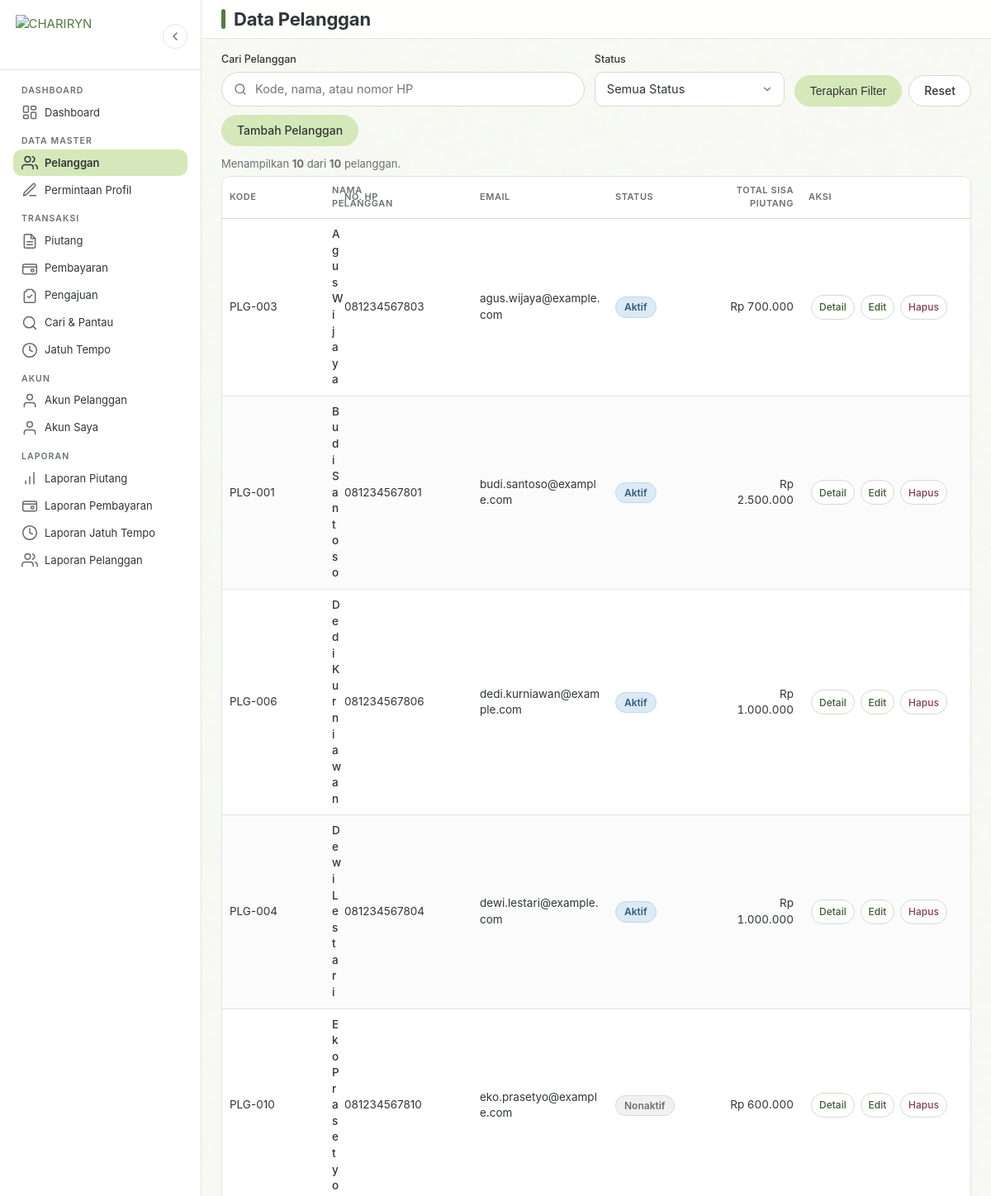
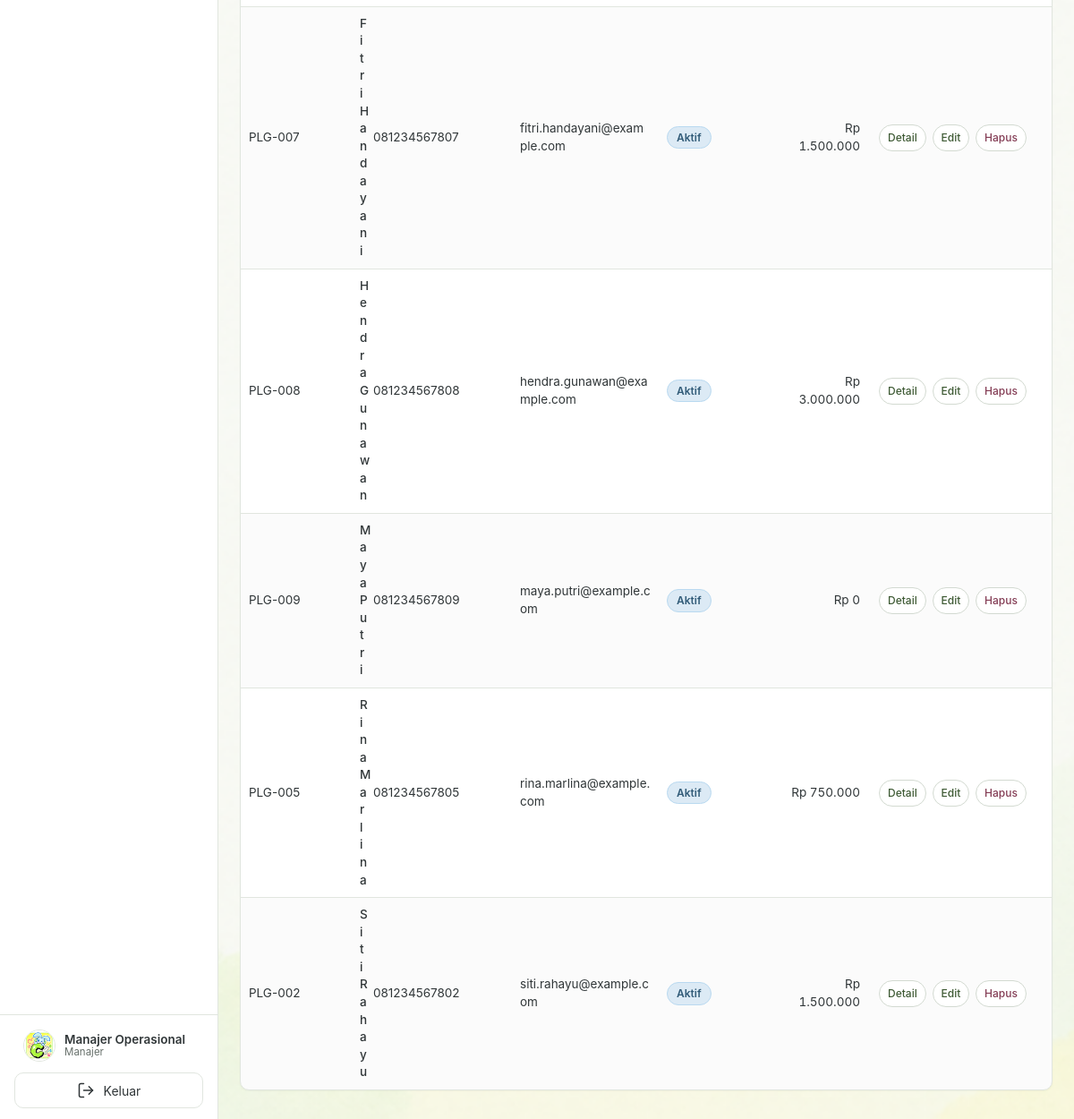
Page /pelanggan/index.php (signed in) on the committed database (2 pictures, top to bottom).
### tables this page shows
CREATE TABLE IF NOT EXISTS users (
    id_user INT UNSIGNED NOT NULL AUTO_INCREMENT,
    id_pelanggan INT UNSIGNED NULL,
    username VARCHAR(50) NOT NULL,
    password VARCHAR(255) NOT NULL,
    nama VARCHAR(100) NOT NULL,
    role ENUM('pemilik', 'manajer', 'pelanggan') NOT NULL DEFAULT 'manajer',
    status ENUM('belum aktif', 'aktif', 'nonaktif') NOT NULL DEFAULT 'belum aktif',
    token_aktivasi VARCHAR(64) NULL,
    token_aktivasi_berakhir DATETIME NULL,
    created_at DATETIME NOT NULL DEFAULT CURRENT_TIMESTAMP,
    updated_at DATETIME NOT NULL DEFAULT CURRENT_TIMESTAMP ON UPDATE CURRENT_TIMESTAMP,
    PRIMARY KEY (id_user),
    UNIQUE KEY uq_users_username (username),
    UNIQUE KEY uq_users_pelanggan (id_pelanggan),
    KEY idx_users_role_status (role, status),
    CONSTRAINT fk_users_pelanggan
        FOREIGN KEY (id_pelanggan) REFERENCES pelanggan (id_pelanggan)
        ON DELETE CASCADE ON UPDATE CASCADE
);

CREATE TABLE IF NOT EXISTS pelanggan (
    id_pelanggan INT UNSIGNED NOT NULL AUTO_INCREMENT,
    kode_pelanggan VARCHAR(20) NOT NULL,
    nama_pelanggan VARCHAR(100) NOT NULL,
    alamat TEXT NULL,
    no_hp VARCHAR(20) NULL,
    email VARCHAR(100) NULL,
    status ENUM('aktif', 'nonaktif') NOT NULL DEFAULT 'aktif',
    created_at DATETIME NOT NULL DEFAULT CURRENT_TIMESTAMP,
    updated_at DATETIME NOT NULL DEFAULT CURRENT_TIMESTAMP ON UPDATE CURRENT_TIMESTAMP,
    PRIMARY KEY (id_pelanggan),
    UNIQUE KEY uq_pelanggan_kode (kode_pelanggan),
    KEY idx_pelanggan_nama (nama_pelanggan),
    KEY idx_pelanggan_status (status)
);

### pelanggan/index.php (the view, shortened to what the rows shown need)
<?php
requireManajer();
require_once BASE_PATH . '/includes/kepala.php';
$pdo = koneksiDatabase();
$cari = bersihkan($_GET['cari'] ?? '');
$status = bersihkan($_GET['status'] ?? '');
$halaman = max(1, (int) bersihkan($_GET['halaman'] ?? 1));
$perHalaman = 10;
$hasil = PelangganService::ambilSemua($pdo, $cari, $status, $halaman, $perHalaman);
$daftar = $hasil['data'];
?>
<div class="table-wrapper">
    <table class="tabel">
        <thead>
            <tr>
                <th class="col-kode">Kode</th>
                <th class="col-nama">Nama Pelanggan</th>
                <th class="col-kontak">No. HP</th>
                <th class="col-kontak">Email</th>
                <th class="col-status">Status</th>
                <th class="angka col-angka">Total Sisa Piutang</th>
                <th class="tabel-aksi col-aksi">Aksi</th>
            </tr>
        </thead>
        <tbody>
            <?php if ($daftar === []): ?>
                <tr>
                    <td colspan="7">
                        <div class="keadaan-kosong">
                            <img class="doodle-empty" src="<?= BASE_URL ?>assets/img/doodles/decor/doodle-bunny-blue.png" alt="" aria-hidden="true" width="64" height="64">
                            <h3>Belum Ada Data</h3>
                            <p><?= $cari !== '' || $status !== '' ? 'Tidak ada pelanggan yang sesuai dengan filter.' : 'Belum ada pelanggan yang terdaftar.' ?></p>
                            <a class="btn btn-primer" href="<?= BASE_URL ?>pelanggan/tambah.php" data-modal data-judul="Tambah Pelanggan">Tambah Pelanggan</a>
                        </div>
                    </td>
                </tr>
            <?php else: ?>
                <?php foreach ($daftar as $baris): ?>
                    <tr>
                        <td><?= e($baris['kode_pelanggan']) ?></td>
                        <td class="tabel-nama"><?= e($baris['nama_pelanggan']) ?></td>
                        <td><?= e($baris['no_hp'] ?? '-') ?></td>
                        <td><?= e($baris['email'] ?? '-') ?></td>
                        <td>
                            <?php if ($baris['status'] === 'aktif'): ?>
                                <span class="badge badge-sebagian">Aktif</span>
                            <?php else: ?>
                                <span class="badge badge-netral">Nonaktif</span>
                            <?php endif; ?>
                        </td>
                        <td class="angka"><?= e(formatRupiah($baris['total_sisa'])) ?></td>
                        <td class="tabel-aksi">
                            <a href="<?= BASE_URL ?>pelanggan/detail.php?id=<?= (int) $baris['id_pelanggan'] ?>" data-modal data-judul="Detail <?= e($baris['nama_pelanggan']) ?>">Detail</a>
                            <a href="<?= BASE_URL ?>pelanggan/edit.php?id=<?= (int) $baris['id_pelanggan'] ?>" data-modal data-judul="Edit <?= e($baris['nama_pelanggan']) ?>">Edit</a>
                            <a class="hapus" href="<?= BASE_URL ?>pelanggan/hapus.php?id=<?= (int) $baris['id_pelanggan'] ?>" data-modal data-judul="Hapus <?= e($baris['nama_pelanggan']) ?>">Hapus</a>
                        </td>
                    </tr>
                <?php endforeach; ?>
            <?php endif; ?>
        </tbody>
    </table>
</div>
<?php require_once BASE_PATH . '/includes/footer.php'; ?>

### includes/sidebar.php (shortened to what the rows shown need)
<?php
$peran_sidebar = roleUser();
?>
<aside class="sidebar" id="sidebar">
<?php
$nama_profil = (string) (userSaatIni()['nama'] ?? 'Pengguna');
$label_role_profil = labelRole($peran_sidebar);
?>
    <div class="sidebar-kaki">
        <div class="profil-ringkas">
            <div class="profil-info">
                <span class="nama-user"><?= e($nama_profil) ?></span>
                <span class="role-user"><?= e($label_role_profil) ?></span>
            </div>
        </div>
    </div>
</aside>

### rows in the picture
users: nama "Manajer Operasional"
pelanggan: kode_pelanggan "PLG-003", nama_pelanggan "Agus Wijaya", no_hp "081234567803", email "agus.wijaya@example.com", status "Aktif", total_sisa "Rp 700.000"
pelanggan: kode_pelanggan "PLG-001", nama_pelanggan "Budi Santoso", no_hp "081234567801", email "budi.santoso@example.com", status "Aktif", total_sisa "Rp 2.500.000"
pelanggan: kode_pelanggan "PLG-006", nama_pelanggan "Dedi Kurniawan", no_hp "081234567806", email "dedi.kurniawan@example.com", status "Aktif", total_sisa "Rp 1.000.000"
pelanggan: kode_pelanggan "PLG-004", nama_pelanggan "Dewi Lestari", no_hp "081234567804", email "dewi.lestari@example.com", status "Aktif", total_sisa "Rp 1.000.000"
pelanggan: kode_pelanggan "PLG-010", nama_pelanggan "Eko Prasetyo", no_hp "081234567810", email "eko.prasetyo@example.com", status "Nonaktif", total_sisa "Rp 600.000"
pelanggan: kode_pelanggan "PLG-007", nama_pelanggan "Fitri Handayani", no_hp "081234567807", email "fitri.handayani@example.com", status "Aktif", total_sisa "Rp 1.500.000"
pelanggan: kode_pelanggan "PLG-008", nama_pelanggan "Hendra Gunawan", no_hp "081234567808", email "hendra.gunawan@example.com", status "Aktif", total_sisa "Rp 3.000.000"
pelanggan: kode_pelanggan "PLG-009", nama_pelanggan "Maya Putri", no_hp "081234567809", email "maya.putri@example.com", status "Aktif", total_sisa "Rp 0"
pelanggan: kode_pelanggan "PLG-005", nama_pelanggan "Rina Marlina", no_hp "081234567805", email "rina.marlina@example.com", status "Aktif", total_sisa "Rp 750.000"
pelanggan: kode_pelanggan "PLG-002", nama_pelanggan "Siti Rahayu", no_hp "081234567802", email "siti.rahayu@example.com", status "Aktif", total_sisa "Rp 1.500.000"

### other values in the picture
$label "Dashboard Pelanggan Permintaan Profil Piutang Pembayaran Pengajuan Cari & Pantau Jatuh Tempo Akun Pelanggan Akun Saya Laporan Piutang Laporan Pembayaran Laporan Jatuh Tempo Laporan Pelanggan"
$label_role_profil "Manajer"
$judul_halaman "Data Pelanggan"
formatAngka(count($daftar)) "10"
formatAngka($total) "10"
